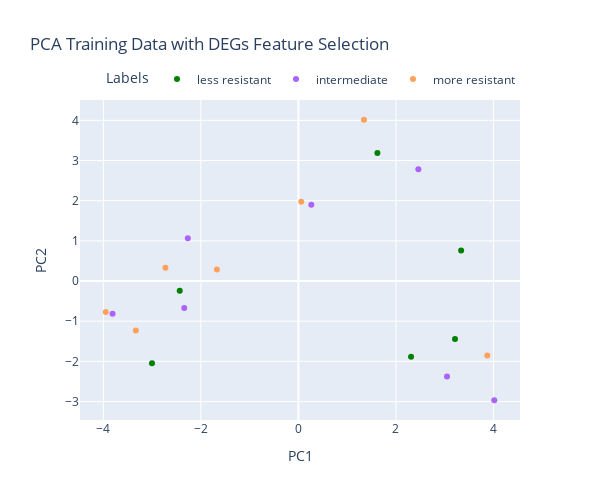

Write notebook code for a chart like this one.
### Code cell
pca = PCA(n_components=2)
components = pca.fit_transform(X_train_DEGs)

fig = px.scatter(components, x=0, y=1, color=y_train, #label cols
                 title="PCA Training Data with DEGs Feature Selection",
                 labels={'0': 'PC1', '1': 'PC2'},
                 color_discrete_map={"less resistance": "blue", "more resistance": "red", "less resistant": "green"},
                 template="plotly",
                 hover_name=X_train_DEGs.index,
                 #text=df_copy['batch'],
                 width=600, height=500
                )

fig.update_layout(legend_title_text='Labels', legend=dict(orientation='h', yanchor='bottom', y=1.02, xanchor='right', x=1))
fig.show()

### Figure 1 — Plotly figure (JSON) as saved in the notebook; plotly's stock layout.template omitted (floating-point values rounded to 4 significant figures)
{"data": [{"hovertemplate": "<b>%{hovertext}</b><br><br>color=less resistant<br>PC1=%{x}<br>PC2=%{y}<extra></extra>", "hovertext": ["HCC1395", "UACC812", "CAL148", "CAL51", "HCC38", "MDAMB231"], "legendgroup": "less resistant", "marker": {"color": "green", "symbol": "circle"}, "mode": "markers", "name": "less resistant", "orientation": "v", "showlegend": true, "type": "scatter", "x": [3.337, -3.004, -2.434, 2.31, 1.62, 3.212], "xaxis": "x", "y": [0.7623, -2.046, -0.2392, -1.884, 3.188, -1.445], "yaxis": "y"}, {"hovertemplate": "<b>%{hovertext}</b><br><br>color=intermediate<br>PC1=%{x}<br>PC2=%{y}<extra></extra>", "hovertext": ["CAL120", "EFM19", "HCC1143", "BT549", "HCC1954", "EFM192A", "HCC2218"], "legendgroup": "intermediate", "marker": {"color": "#ab63fa", "symbol": "circle"}, "mode": "markers", "name": "intermediate", "orientation": "v", "showlegend": true, "type": "scatter", "x": [3.048, -2.268, 2.46, 4.017, 0.2649, -2.342, -3.812], "xaxis": "x", "y": [-2.38, 1.063, 2.783, -2.968, 1.9, -0.6703, -0.8156], "yaxis": "y"}, {"hovertemplate": "<b>%{hovertext}</b><br><br>color=more resistant<br>PC1=%{x}<br>PC2=%{y}<extra></extra>", "hovertext": ["BT20", "MDAMB157", "HCC1187", "HCC1500", "HCC1428", "MDAMB361", "MDAMB453"], "legendgroup": "more resistant", "marker": {"color": "#FFA15A", "symbol": "circle"}, "mode": "markers", "name": "more resistant", "orientation": "v", "showlegend": true, "type": "scatter", "x": [0.05787, 3.874, 1.344, -3.334, -2.728, -1.672, -3.952], "xaxis": "x", "y": [1.974, -1.853, 4.015, -1.23, 0.3313, 0.2863, -0.7739], "yaxis": "y"}], "layout": {"height": 500, "legend": {"orientation": "h", "title": {"text": "Labels"}, "tracegroupgap": 0, "x": 1, "xanchor": "right", "y": 1.02, "yanchor": "bottom"}, "title": {"text": "PCA Training Data with DEGs Feature Selection"}, "width": 600, "xaxis": {"anchor": "y", "domain": [0, 1], "title": {"text": "PC1"}}, "yaxis": {"anchor": "x", "domain": [0, 1], "title": {"text": "PC2"}}}}
